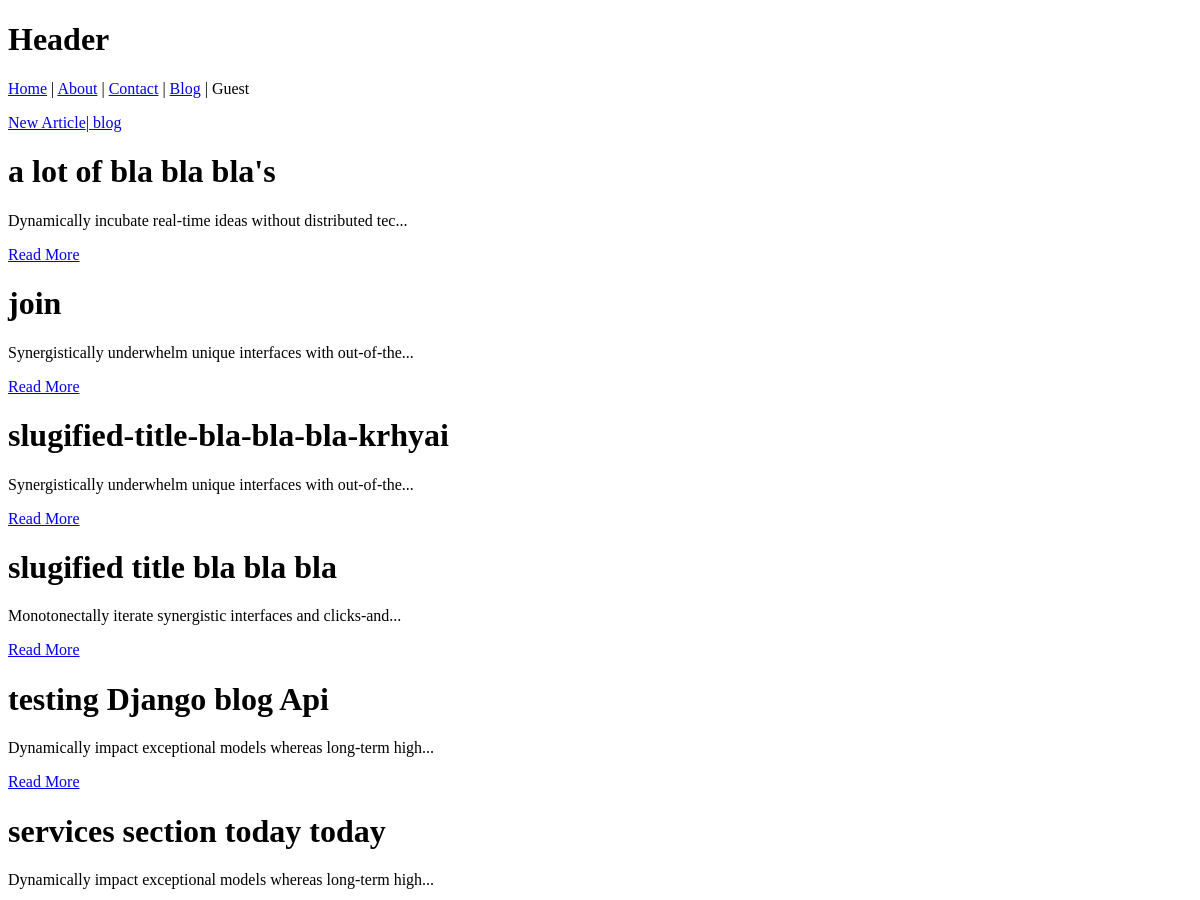
The page /blog/ (upper part) on the database as committed earlier.
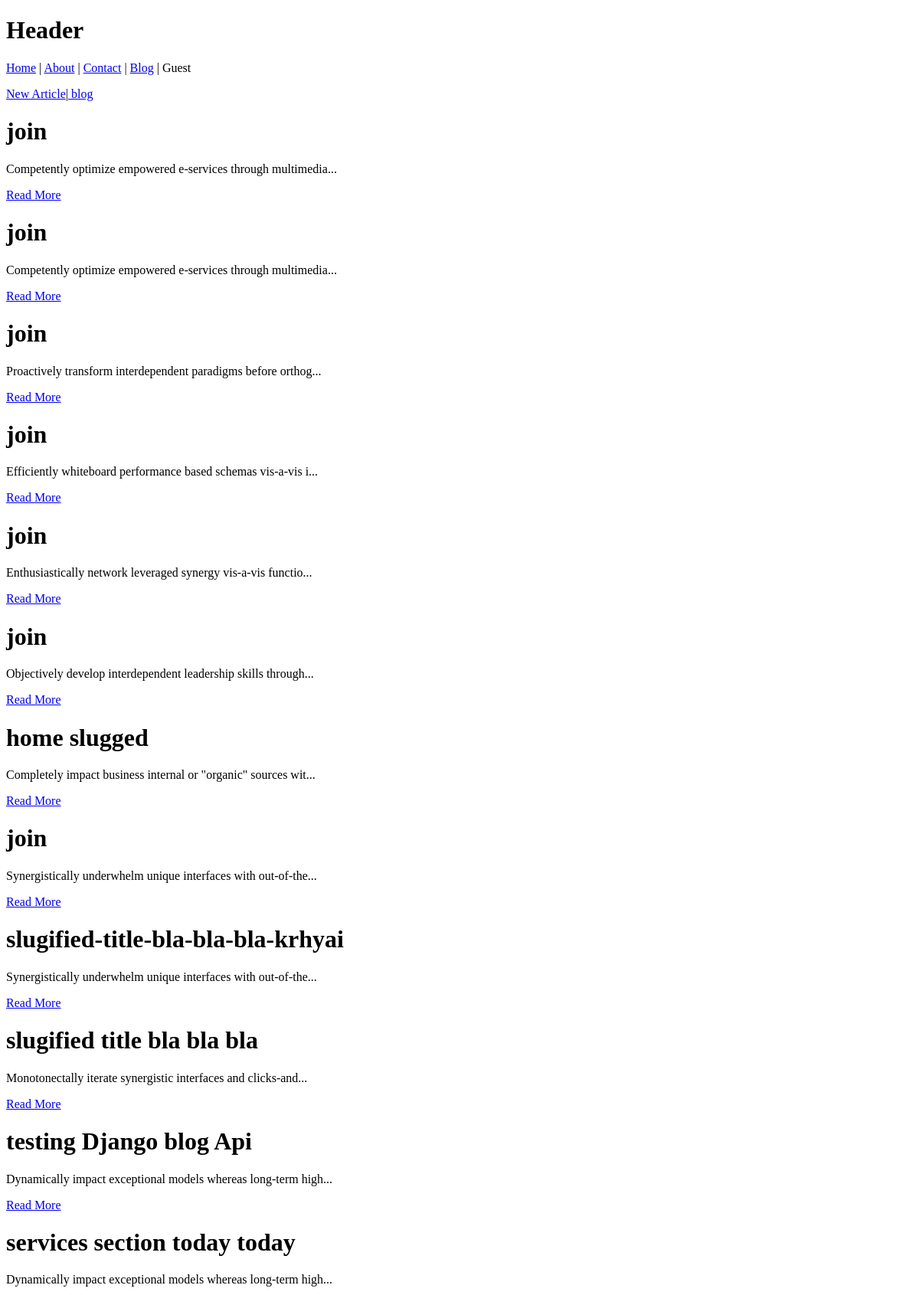
The same page on the database as committed later.
### blogs/models.py (models this page shows, shortened)
class article(models.Model):
    author = models.ForeignKey(
        User, default=1, null=True, on_delete=models.SET_NULL)
    slug = models.SlugField(unique=True, null=False, blank=True)
    image = models.ImageField(upload_to='images', null=True, blank=True)
    title = models.CharField(max_length=225)
    content = models.TextField(max_length=5000)
    categories = (
        ("Tech", "Tech",),
        ("Business", "Business"),
        ("UI/UX", "UI/UX")
    )
    category = models.TextField(
        choices=categories, null=True)
    publish_date = models.DateTimeField(default=timezone.now)
    timestamp = models.DateTimeField(auto_now_add=True)
    last_update = models.DateTimeField(auto_now=True)
    class Meta:
        ordering = ['-pk', '-publish_date', '-last_update', '-timestamp']
    def summaryTXT(self):
        return self.content[:60] + "..."

### blogs/views.py (the view)
# urls.py: path('', blog, name='blog'),
def blog(request):
    template_name = "blog/index.html"
    qs = article.objects.all()
    return render(request, template_name, {"post": qs, 'title': 'Articles'})

### blogs/templates/blog/index.html
{% extends 'base.html' %} {% block title%}
<p>
<a href="{% url 'new_article' %}"/> New Article</a>|<a href="{% url 'blog' %}"/> blog</a>
 </p>
 {% for post in post %}
<h1>{{post.title}}</h1>
<p>{{post.summaryTXT}}</p>
<a href="{{post.slug}}"> Read More </a>
{% endfor %} {% endblock %}

Rows that differ between the two databases and show on the page:
removed article: title "a lot of bla bla bla's", summaryTXT "Dynamically incubate real-time ideas without distributed tec..."
added article: title "join", summaryTXT "Competently optimize empowered e-services through multimedia..."
added article: title "join", summaryTXT "Competently optimize empowered e-services through multimedia..."
added article: title "join", summaryTXT "Proactively transform interdependent paradigms before orthog..."
added article: title "join", summaryTXT "Efficiently whiteboard performance based schemas vis-a-vis i..."
added article: title "join", summaryTXT "Enthusiastically network leveraged synergy vis-a-vis functio..."
added article: title "join", summaryTXT "Objectively develop interdependent leadership skills through..."
added article: title "home slugged", summaryTXT "Completely impact business internal or \"organic\" sources wit..."
